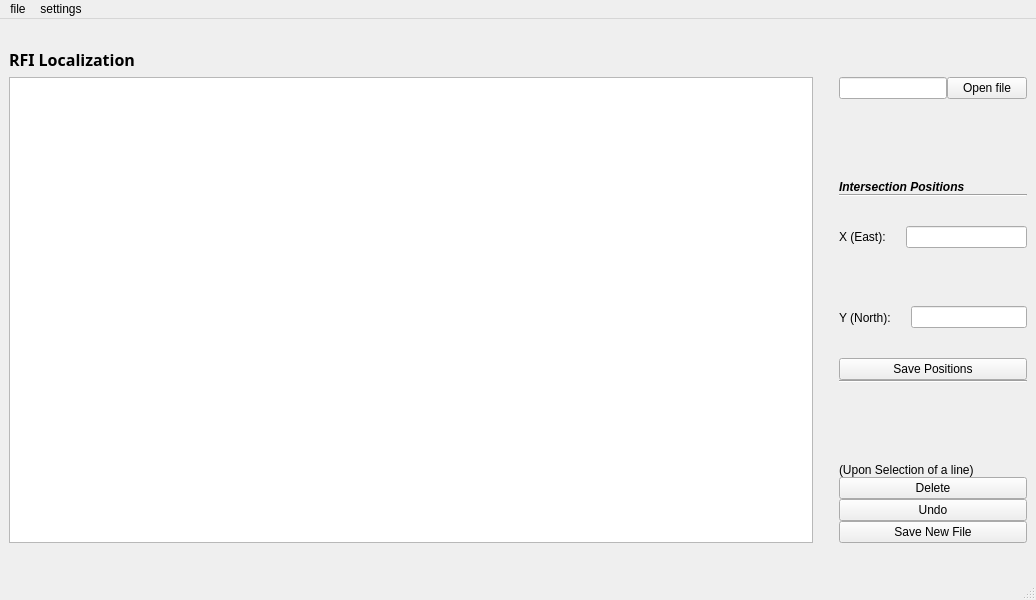
<?xml version="1.0" encoding="UTF-8"?>
<ui version="4.0">
 <class>MainWindow</class>
 <widget class="QMainWindow" name="MainWindow">
  <property name="geometry">
   <rect>
    <x>0</x>
    <y>0</y>
    <width>1036</width>
    <height>600</height>
   </rect>
  </property>
  <property name="windowTitle">
   <string>MainWindow</string>
  </property>
  <widget class="QWidget" name="centralwidget">
   <layout class="QGridLayout" name="gridLayout_4">
    <item row="0" column="0">
     <spacer name="horizontalSpacer">
      <property name="orientation">
       <enum>Qt::Horizontal</enum>
      </property>
      <property name="sizeHint" stdset="0">
       <size>
        <width>40</width>
        <height>20</height>
       </size>
      </property>
     </spacer>
    </item>
    <item row="2" column="0">
     <layout class="QGridLayout" name="gridLayout_3">
      <item row="0" column="2">
       <layout class="QVBoxLayout" name="verticalLayout_2">
        <property name="spacing">
         <number>0</number>
        </property>
        <property name="sizeConstraint">
         <enum>QLayout::SetMaximumSize</enum>
        </property>
        <item>
         <layout class="QHBoxLayout" name="horizontalLayout_2">
          <item>
           <widget class="QLineEdit" name="lineEdit">
            <property name="sizePolicy">
             <sizepolicy hsizetype="Expanding" vsizetype="Fixed">
              <horstretch>0</horstretch>
              <verstretch>0</verstretch>
             </sizepolicy>
            </property>
            <property name="dragEnabled">
             <bool>true</bool>
            </property>
           </widget>
          </item>
          <item>
           <widget class="QPushButton" name="pushButton">
            <property name="text">
             <string>Open file</string>
            </property>
           </widget>
          </item>
         </layout>
        </item>
        <item>
         <spacer name="verticalSpacer_6">
          <property name="orientation">
           <enum>Qt::Vertical</enum>
          </property>
          <property name="sizeHint" stdset="0">
           <size>
            <width>20</width>
            <height>40</height>
           </size>
          </property>
         </spacer>
        </item>
        <item>
         <widget class="QLabel" name="label">
          <property name="font">
           <font>
            <family>MS Sans Serif</family>
            <pointsize>9</pointsize>
            <weight>75</weight>
            <italic>true</italic>
            <bold>true</bold>
           </font>
          </property>
          <property name="text">
           <string>Intersection Positions</string>
          </property>
         </widget>
        </item>
        <item>
         <widget class="Line" name="line_3">
          <property name="orientation">
           <enum>Qt::Horizontal</enum>
          </property>
         </widget>
        </item>
        <item>
         <layout class="QHBoxLayout" name="horizontalLayout_3">
          <item>
           <widget class="QLabel" name="label_2">
            <property name="text">
             <string>X (East):</string>
            </property>
           </widget>
          </item>
          <item>
           <spacer name="verticalSpacer_2">
            <property name="orientation">
             <enum>Qt::Vertical</enum>
            </property>
            <property name="sizeHint" stdset="0">
             <size>
              <width>20</width>
              <height>40</height>
             </size>
            </property>
           </spacer>
          </item>
          <item>
           <widget class="QLineEdit" name="lineEdit_2"/>
          </item>
         </layout>
        </item>
        <item>
         <layout class="QHBoxLayout" name="horizontalLayout_4">
          <item>
           <widget class="QLabel" name="label_4">
            <property name="text">
             <string>Y (North):</string>
            </property>
           </widget>
          </item>
          <item>
           <spacer name="verticalSpacer_3">
            <property name="orientation">
             <enum>Qt::Vertical</enum>
            </property>
            <property name="sizeHint" stdset="0">
             <size>
              <width>20</width>
              <height>40</height>
             </size>
            </property>
           </spacer>
          </item>
          <item>
           <widget class="QLineEdit" name="lineEdit_4"/>
          </item>
         </layout>
        </item>
        <item>
         <layout class="QHBoxLayout" name="horizontalLayout_5">
          <item>
           <widget class="QPushButton" name="pushButton_2">
            <property name="text">
             <string>Save Positions</string>
            </property>
           </widget>
          </item>
         </layout>
        </item>
        <item>
         <widget class="Line" name="line_4">
          <property name="orientation">
           <enum>Qt::Horizontal</enum>
          </property>
         </widget>
        </item>
        <item>
         <spacer name="verticalSpacer_5">
          <property name="orientation">
           <enum>Qt::Vertical</enum>
          </property>
          <property name="sizeHint" stdset="0">
           <size>
            <width>20</width>
            <height>40</height>
           </size>
          </property>
         </spacer>
        </item>
        <item>
         <widget class="QLabel" name="label_8">
          <property name="text">
           <string>(Upon Selection of a line)</string>
          </property>
         </widget>
        </item>
        <item>
         <layout class="QVBoxLayout" name="verticalLayout">
          <item>
           <widget class="QPushButton" name="pushButton_3">
            <property name="text">
             <string>Delete</string>
            </property>
           </widget>
          </item>
          <item>
           <widget class="QPushButton" name="pushButton_7">
            <property name="text">
             <string>Undo</string>
            </property>
           </widget>
          </item>
          <item>
           <widget class="QPushButton" name="pushButton_8">
            <property name="text">
             <string>Save New File</string>
            </property>
           </widget>
          </item>
         </layout>
        </item>
       </layout>
      </item>
      <item row="0" column="1" rowspan="2">
       <spacer name="verticalSpacer">
        <property name="orientation">
         <enum>Qt::Vertical</enum>
        </property>
        <property name="sizeHint" stdset="0">
         <size>
          <width>20</width>
          <height>40</height>
         </size>
        </property>
       </spacer>
      </item>
      <item row="1" column="0">
       <spacer name="horizontalSpacer_2">
        <property name="orientation">
         <enum>Qt::Horizontal</enum>
        </property>
        <property name="sizeHint" stdset="0">
         <size>
          <width>40</width>
          <height>20</height>
         </size>
        </property>
       </spacer>
      </item>
      <item row="0" column="0">
       <widget class="QGraphicsView" name="graphicsView_2">
        <property name="sizePolicy">
         <sizepolicy hsizetype="Expanding" vsizetype="Expanding">
          <horstretch>40</horstretch>
          <verstretch>0</verstretch>
         </sizepolicy>
        </property>
       </widget>
      </item>
     </layout>
    </item>
    <item row="1" column="0">
     <widget class="QLabel" name="label_3">
      <property name="font">
       <font>
        <family>Yu Gothic UI Semibold</family>
        <pointsize>12</pointsize>
        <weight>75</weight>
        <italic>false</italic>
        <bold>true</bold>
       </font>
      </property>
      <property name="text">
       <string>RFI Localization</string>
      </property>
     </widget>
    </item>
   </layout>
  </widget>
  <widget class="QMenuBar" name="menubar">
   <property name="geometry">
    <rect>
     <x>0</x>
     <y>0</y>
     <width>1036</width>
     <height>26</height>
    </rect>
   </property>
   <widget class="QMenu" name="menufile">
    <property name="title">
     <string>file</string>
    </property>
   </widget>
   <widget class="QMenu" name="menusettings">
    <property name="title">
     <string>settings</string>
    </property>
   </widget>
   <addaction name="menufile"/>
   <addaction name="menusettings"/>
  </widget>
  <widget class="QStatusBar" name="statusbar"/>
 </widget>
 <resources/>
 <connections/>
</ui>
